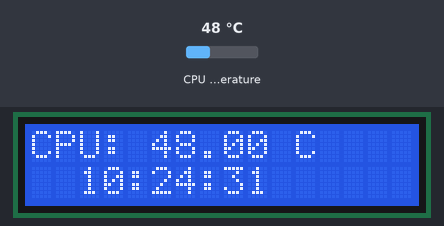
Bench run of a program on a simulated Raspberry Pi (BCM pin numbers). Parts: 16×2 character LCD. Inputs (shaded band) come from the test bench; at power-on: CPU temperature 48 °C. The clock reads 2024-03-15 10:24:30 at power-on unless the program sets it; library files of the repository ran but are not shown: PCF8574.py.

Above: at 1.2 s.
1.3 s: CPU temperature set to 31 °C
At 2.6 s:
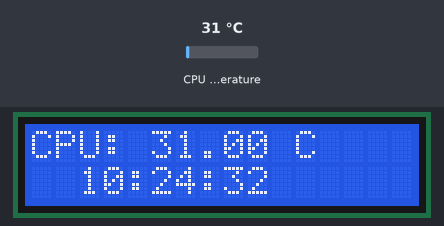
4.6 s: CPU temperature set to 44 °C
At 5.5 s:
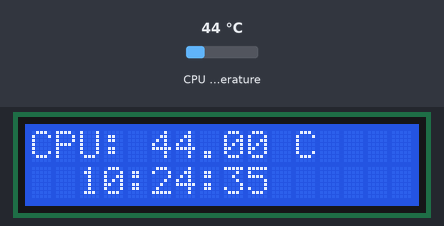
7.7 s: CPU temperature set to 58 °C
At 9.0 s:
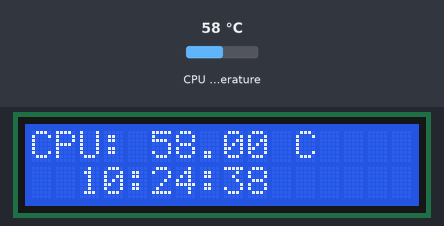
Timing chart, 0 to 10.7 s (numbered marks = the images above; inputs shaded):
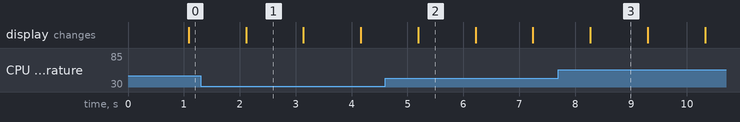

Measured:
- what the display in image 1 shows lasts 1.0 s, from 2.1 s to 3.1 s

The program:

displaycputemp.py
```python
from PCF8574 import PCF8574_GPIO
from Adafruit_CharLCD import Adafruit_CharLCD

from time import sleep, strftime
from datetime import datetime

def get_cpu_temp():
    tmp = open('/sys/class/thermal/thermal_zone0/temp')
    cpu = tmp.read()
    tmp.close()
    return '{:.2f}'.format(float(cpu)/1000)+ ' C'

def get_time_now():
    return datetime.now().strftime('  %H:%M:%S')

def loop():
    mcp.output(3,1)
    lcd.begin(16,2)

    while True:
        lcd.setCursor(0,0)
        lcd.message( 'CPU: ' + get_cpu_temp() +'\n' )
        lcd.message(get_time_now())
        sleep(1)

def destroy():
    lcd.clear()

PCF8574_address = 0x27
PCF8574A_address = 0x3f

try:
    mcp = PCF8574_GPIO(PCF8574_address)
except:
    print('I2C Address Error')
    exit(1)

lcd = Adafruit_CharLCD(pin_rs= 0, pin_e=2, pins_db=[4,5,6,7], GPIO=mcp)

if __name__=='__main__':
    try:
        loop()
    except KeyboardInterrupt:
        destroy()
```
